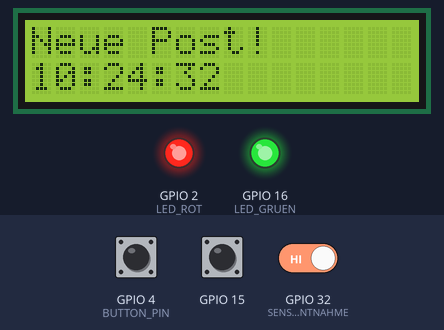
Bench run of a program on a simulated ESP32. Shown: 16×2 character LCD, output pins drawn as LEDs (lit = HIGH). The test bench sets the inputs (shaded band); at power-on: GPIO 4 (BUTTON_PIN) HIGH, GPIO 15 HIGH, GPIO 32 (SENSOR_ENTNAHME) HIGH. WiFi joins after 1.5 s; servers stay silent unless stated; network time is answered at once with the bench clock; the local clock reads 2024-03-15 10:24:30 at power-on unless the program sets it; what the program prints to the serial monitor is not drawn.

Above: at 3.8 s.
3.9 s: GPIO 4 (BUTTON_PIN) pulled LOW for 0.15 s
At 5.8 s:
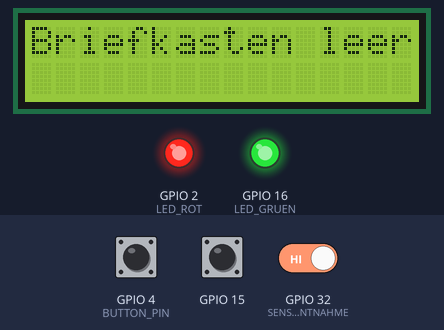
6.1 s: GPIO 15 pulled LOW for 0.15 s
At 6.22 s:
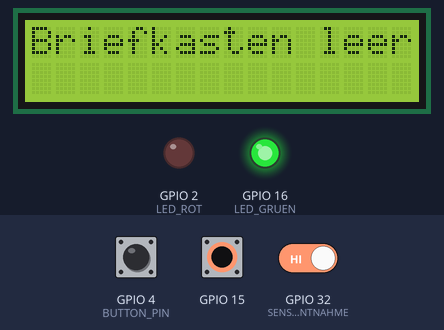
7.8 s: GPIO 4 (BUTTON_PIN) pulled LOW for 1 s
At 8.3 s:
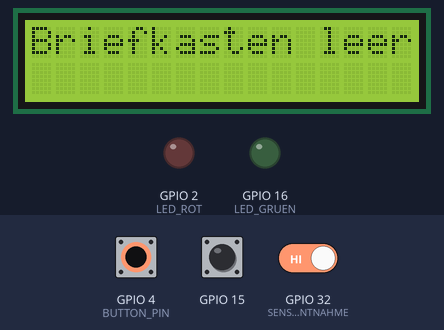
10.3 s: GPIO 15 pulled LOW for 1 s
At 12.0 s:
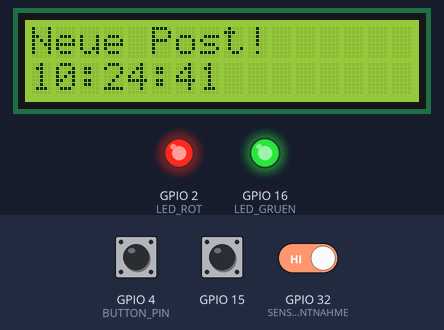
13.1 s: GPIO 4 (BUTTON_PIN) pulled LOW for 3.2 s
At 15.1 s:
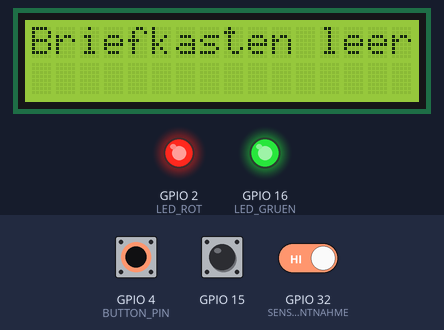
Timing chart, 0 to 16.6 s (numbered marks = the images above; inputs shaded):
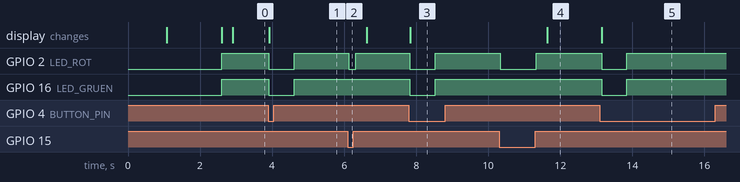

Measured:
- after the input at 3.9 s, GPIO 2 (LED_ROT), GPIO 16 (LED_GRUEN): HIGH → LOW at once, → HIGH 0.71 s later; the display: changes at once (image 1)
- after the input at 6.1 s, GPIO 2 (LED_ROT): HIGH → LOW at once, → HIGH 0.20 s later
- after the input at 7.8 s, GPIO 2 (LED_ROT), GPIO 16 (LED_GRUEN): HIGH → LOW at once, → HIGH 0.71 s later; the display: changes at once (image 3)
- after the input at 10.3 s, GPIO 2 (LED_ROT): HIGH → LOW at once, → HIGH 1.0 s later; the display: changes after 1.3 s (image 4)
- after the input at 13.1 s, GPIO 2 (LED_ROT), GPIO 16 (LED_GRUEN): HIGH → LOW at once, → HIGH 0.71 s later; the display: changes after 0.05 s (image 5)

The program:

main.cpp
```cpp
#include <Arduino.h>                      // Grundfunktionen für Arduino
#include <WiFi.h>                         // WLAN-Verbindung
#include <WiFiClientSecure.h>            // HTTPS-Kommunikation (Telegram API)
#include <WiFiUdp.h>                      // UDP-Protokoll für Zeitabfrage (NTP)
#include <NTPClient.h>                    // NTP-Zeitclient
#include <UniversalTelegramBot.h>        // Telegram-Bot-Bibliothek
#include <ArduinoJson.h>                 // JSON-Verarbeitung (für Telegram)
#include <LiquidCrystal.h>               // Steuerung eines LCD-Displays

// Einbinden eigener Header-Dateien
#include "config.h"                       // WLAN- und Telegram-Zugangsdaten
#include "reed_sensor.h"                  // Funktionen für Reed-Kontaktsensor

// ---------------- Hardware Pins ----------------
const int LED_ROT = 2;                    // Rote LED – Post im Briefkasten
const int LED_GRUEN = 16;                 // Grüne LED – Entnahme geöffnet
const int BUTTON_PIN = 4;                 // Taster zum Zurücksetzen
const int SENSOR_EINWURF = 15;            // Einwurfklappe – Sensor
const int SENSOR_ENTNAHME = 32;           // Entnahmeklappe – Sensor

// ---------------- LCD Pins ----------------
const int LCD_RS = 13;
const int LCD_E = 12;
const int LCD_D4 = 14;
const int LCD_D5 = 27;
const int LCD_D6 = 26;
const int LCD_D7 = 25;

// Initialisierung des LCDs mit den definierten Pins
LiquidCrystal lcd(LCD_RS, LCD_E, LCD_D4, LCD_D5, LCD_D6, LCD_D7);

// ---------------- Telegram + Zeit ----------------
WiFiUDP ntpUDP;
NTPClient timeClient(ntpUDP, "pool.ntp.org", 3600, 60000);  // UTC+1, Update alle 60 Sek.
WiFiClientSecure client;
UniversalTelegramBot bot(BOT_TOKEN, client);

// ---------------- Statusvariablen ----------------
bool postImBriefkasten = false;
bool einwurfGeoeffnet = false;
bool nachrichtGesendet = false;
bool entnahmeVorherGeschlossen = true;

unsigned long einwurfOffenSeit = 0;
int oeffnungsZaehler = 0;
int letzterTag = -1;

// ---------------- Hilfsfunktionen ----------------

// LCD-Text anzeigen
void zeigeLCD(String zeile1, String zeile2) {
  lcd.clear();
  lcd.setCursor(0, 0);
  lcd.print(zeile1);
  lcd.setCursor(0, 1);
  lcd.print(zeile2);
}

// LEDs entsprechend dem Status setzen
void setLedRot(bool an) {
  digitalWrite(LED_ROT, an ? HIGH : LOW);
}

void setLedGruen(bool an) {
  digitalWrite(LED_GRUEN, an ? HIGH : LOW);
}

// Telegram-Nachricht mit Uhrzeit und Zähler senden
void sendeTelegramMitZeit(String text) {
  timeClient.update();  // Zeit aktualisieren
  String zeit = timeClient.getFormattedTime();
  int aktuellerTag = timeClient.getDay();

  // Tageswechsel: Zähler zurücksetzen
  if (aktuellerTag != letzterTag) {
    oeffnungsZaehler = 0;
    letzterTag = aktuellerTag;
  }

  oeffnungsZaehler++;

  // Nachricht formatieren
  String nachricht = text + "\n";
  nachricht += "🕒 Zeit: " + zeit + "\n";
  nachricht += "📈 Öffnungen heute: " + String(oeffnungsZaehler);

  // Nachricht senden
  if (bot.sendMessage(CHAT_ID, nachricht, "Markdown")) {
    Serial.println("✅ Telegram gesendet.");
  } else {
    Serial.println("❌ Fehler beim Senden.");
  }
}

// ---------------- Setup ----------------
void setup() {
  Serial.begin(115200);
  delay(1000);

  // Pins konfigurieren
  pinMode(LED_ROT, OUTPUT);
  pinMode(LED_GRUEN, OUTPUT);
  pinMode(BUTTON_PIN, INPUT_PULLUP);
  pinMode(SENSOR_ENTNAHME, INPUT_PULLUP);

  setLedRot(false);
  setLedGruen(false); // Anfangszustand: beide aus

  // Sensor initialisieren
  initReedSensor(SENSOR_EINWURF);

  // LCD initialisieren
  lcd.begin(16, 2);
  zeigeLCD("Briefkasten...", "Verbinde WLAN...");

  // WLAN verbinden
  WiFi.begin(SSID, PASSWORD);
  while (WiFi.status() != WL_CONNECTED) {
    delay(500);
    Serial.print(".");
  }
  Serial.println("\n✅ WLAN verbunden.");
  client.setInsecure();

  // NTP starten
  timeClient.begin();
  timeClient.setTimeOffset(7200);  // Sommerzeit (UTC+2)
  timeClient.update();
  letzterTag = timeClient.getDay();

  zeigeLCD("System bereit", "Warte auf Post...");
  Serial.println("📬 System bereit.");
}

// ---------------- Loop ----------------
void loop() {
  timeClient.update();

  // Sensorstatus auslesen
  bool entnahmeGeschlossen = digitalRead(SENSOR_ENTNAHME) == LOW;
  bool einwurfAktuellOffen = isMailboxOpened();

  // LEDs setzen
  // Rote LED an, wenn Post drin oder Einwurf offen
  setLedRot(postImBriefkasten || einwurfAktuellOffen);
  // Grüne LED an, sobald Entnahmeklappe geöffnet wurde (bleibt an)
  static bool entnahmeWurdeGeoeffnet = false;
  if (!entnahmeGeschlossen) {
    entnahmeWurdeGeoeffnet = true;
  }
  setLedGruen(entnahmeWurdeGeoeffnet);

  // Button gedrückt → manuelle Postentnahme
  if (digitalRead(BUTTON_PIN) == LOW && postImBriefkasten) {
    postImBriefkasten = false;
    entnahmeWurdeGeoeffnet = false; // Reset der grünen LED
    setLedRot(false);
    setLedGruen(false);
    zeigeLCD("Briefkasten leer", "                ");
    bot.sendMessage(CHAT_ID, "📤 *Post manuell entnommen (Button)*", "Markdown");
    Serial.println("📤 Post entnommen (manuell)");
    delay(300);
  }

  // Automatische Entnahme
  if (!entnahmeGeschlossen && entnahmeVorherGeschlossen && postImBriefkasten) {
    postImBriefkasten = false;
    zeigeLCD("Entnommen", "Briefkasten leer");
    bot.sendMessage(CHAT_ID, "📤 *Post wurde entnommen!*", "Markdown");
    Serial.println("📤 Post wurde entnommen!");
  }
  entnahmeVorherGeschlossen = entnahmeGeschlossen;

  // Einwurfklappe wird geöffnet (nur dann Post melden!)
  if (einwurfAktuellOffen && !einwurfGeoeffnet) {
    einwurfGeoeffnet = true;
    einwurfOffenSeit = millis();
    nachrichtGesendet = false;

    if (!postImBriefkasten) {
      postImBriefkasten = true;
      entnahmeWurdeGeoeffnet = false;  // 🟢 Grüne LED zurücksetzen
      sendeTelegramMitZeit("📬 *Neue Post eingeworfen!*");
      Serial.println("🔴 Neue Post erkannt");
      zeigeLCD("Neue Post!", timeClient.getFormattedTime());
    }
  }

  // Einwurfklappe wieder zu
  if (!einwurfAktuellOffen && einwurfGeoeffnet) {
    einwurfGeoeffnet = false;
    einwurfOffenSeit = 0;
    Serial.println("🟢 Einwurfklappe geschlossen");
  }

  // Klappe seit >5 Minuten offen → Warnung
  if (einwurfGeoeffnet && !nachrichtGesendet && millis() - einwurfOffenSeit > 5 * 60 * 1000) {
    bot.sendMessage(CHAT_ID, "⚠️ Die Einwurfklappe ist seit über 5 Minuten offen! Möglicherweise große Post.", "");
    Serial.println("⚠️ Warnung: Klappe >5min offen");
    nachrichtGesendet = true;
  }

  delay(100);  // kurze Pause
}
```

reed_sensor.h
```cpp
#ifndef REED_SENSOR_H
#define REED_SENSOR_H

void initReedSensor(int pin); // Initialisierung
bool isMailboxOpened(); // Abfrage

#endif
```

reed_sensor.cpp
```cpp
#include "reed_sensor.h"
#include <Arduino.h>

static int reedPin; // Lokale Variable, speichert den verwendeten Pin

// Initialisiert den Sensor
void initReedSensor(int pin) {
  reedPin = pin;
  pinMode(reedPin, INPUT_PULLUP); // Reed-Sensor mit Pull-Up aktivieren
}

// Gibt zurück, ob die Klappe geöffnet ist
bool isMailboxOpened() {
  return digitalRead(reedPin) == HIGH;
}
```

config.h
```cpp
#ifndef CONFIG_H
#define CONFIG_H

// WLAN-Zugangsdaten
const char *SSID = "*********";
const char *PASSWORD = "*****************";

// Telegram Bot-Daten
const char *BOT_TOKEN = "*******************************";
const char *CHAT_ID = "*********";

#endif
```
